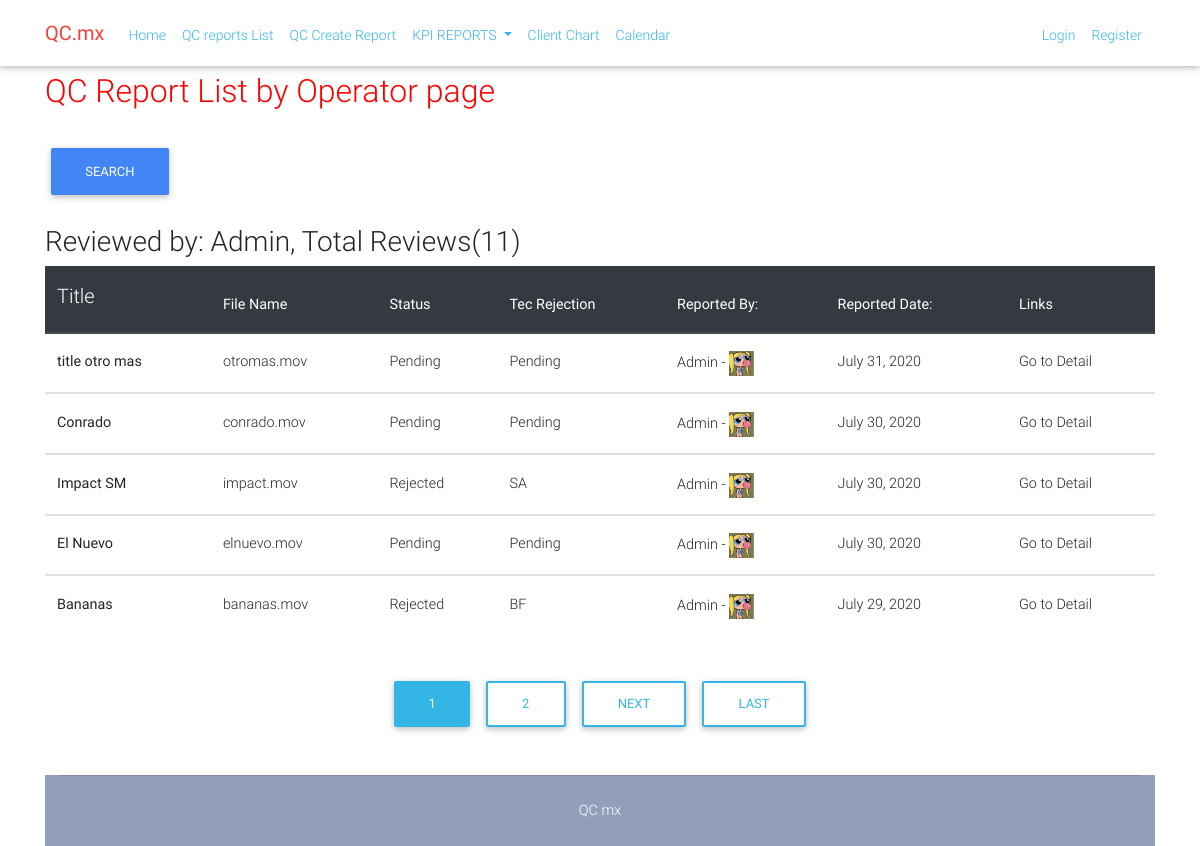
Page /user_qc_list/Admin/ on the committed database.
### qcrep/models.py (models this page shows, shortened)
class Qcreport(models.Model):
    Result = (
        ('Approved', 'Approved'),
        ('Rejected', 'Rejected'),
        ('Pending', 'Pending'),
    )
    Fps = (
        ('Pending', 'Pending'),
        ('23.98P', '23.98 Progressive'),
        ('23.98I', '23.98 Interlaced'),
        ('29.97P', '29.97 Progressive'),
        ('29.97I', '29.97 Interlaced'),
        ('25P', '25 Progressive'),
        ('25I', '25 Interlaced'),
        ('24P', '24 Progressive'),
        ('59.94I', '59.94I'),
    )
    Reject = (
        ('Pending', 'Pending'),
        ('MB', 'Macroblocks'),
        ('IF', 'Inverted Fields'),
        ('BF', 'Blended Fields'),
        ('BM', 'Broken Media'),
        ('VBI', 'VBI Line'),
        ('Sync', 'Out of sync'),
        ('RG', 'Red or Green Frames'),
        ('FF', 'Frezzed Frames'),
        ('RF', 'Repeated Frames'),
        ('AF', 'Artifacts'),
        ('SA', 'Saturated Audio'),
        ('WAM', 'Audio does not belong to media'),
        ('AN', 'Audio Noise'),
        ('Drop', 'Audio/Video Drop Out'),
        ('BR', 'Low Bit Rate'),
        ('VS', 'Video out or range or Standards'),
        ('None', 'None'),
    )
    MissElements = (
        ('MovieTitle', 'Movie Title'),
        ('Initial Credits', 'Initial Credits'),
        ('Final Roller', 'Final Roller'),
        ('Ep Num', 'Episode Number'),
        ('None', 'None'),
        ('Pending', 'Pending'),
    )
    title = models.CharField(max_length=100)
    client = models.CharField(max_length=100)
    filename = models.CharField(max_length=100)
    status = models.CharField(max_length=100, default='Pending', choices = Result)
    aspect = models.CharField(max_length=100, default='Pending')
    codec = models.CharField(max_length=100, default='Pending')
    bit = models.CharField(max_length=100, default='Pending')
    resolution = models.CharField(max_length=100, default='Pending')
    date_posted = models.DateTimeField(default=timezone.now)
    qc_duedate = models.DateTimeField(default=timezone.now, blank=True)
    conmments = models.TextField(default='Pending')
    author = models.ForeignKey(User, default='None', on_delete=models.CASCADE)
    image = models.ImageField(default='image_penging.png', upload_to='qcreports_pics')
    framesPerSecond = models.CharField(max_length=100, default='Pending', choices = Fps)
    tecreject = models.CharField(max_length=100, default='Pending', choices = Reject)
    missing_elements = models.CharField(max_length=100, default='Pending', choices = MissElements)

### users/models.py (models this page shows, shortened)
class Profile(models.Model):
    user = models.OneToOneField(User, on_delete=models.CASCADE)
    image = models.ImageField(default='default.png', upload_to='profile_pics')

### qcrep/views.py (the view)
# urls.py: path('user_qc_list/<str:username>/', UserQcListView.as_view(), name='user-user_qc_list'),
class UserQcListView(ListView):
    model = Qcreport
    template_name = 'qcrep/user_qc_list.html'
    context_object_name = 'qcreports'
    paginate_by = 5
    def get_queryset(self):
        user = get_object_or_404(User, username=self.kwargs.get('username'))
        return Qcreport.objects.filter(author=user).order_by('-date_posted')

### qcrep/templates/qcrep/user_qc_list.html (shortened to what this page needs)
{% extends "qcrep/base.html" %}
{% load bootstrap %}
{% block content %}
<br><br><br>
<div class="container">
    <h2 style="color: red">QC Report List by Operator page</h2><br>
    <form method="GET">
            <button class="btn btn-primary" type="submit">Search</button>
        </form><br>
   <h3 class=""mb-3">Reviewed by: {{ view.kwargs.username }},  Total Reviews({{ page_obj.paginator.count }})</h3>
    <table class="table">
        <thead class="thead-dark">
            <tr>
                <th scope="col"><h5>Title</h5></th>
                <th scope="col">File Name</th>
                <th scope="col">Status</th>
                <th scope="col">Tec Rejection</th>
                <th scope="col">Reported By:</th>
                <th scope="col">Reported Date:</th>
                <th scope="col">Links </th>
            </tr>
        </thead>
        {% for qcreport in qcreports %}
        <tbody>
            <tr>
                <th scope="row"><a href="/qcreport/{{qcreport.id }}">{{ qcreport.title }}</a></th>
                <td>{{ qcreport.filename }}</td>
                <td>{{ qcreport.status }}</td>
                <td>{{ qcreport.tecreject }}</td>
                <td>{{ qcreport.author }} - <img class="circle" width="25px" height="25px" src="/static/{{ qcreport.author.profile.image.url }}"></td>
                <td>{{ qcreport.date_posted|date:"F d, Y" }}</td>
                <td><a href="/qcreport/{{qcreport.id }}">Go to Detail</a></td>
            </tr>
        </tbody>
        {% endfor %}
    </table>
<br>
<center>
{% if is_paginated %}
        {% for num in page_obj.paginator.page_range %}
            {% if page_obj.number == num %}
            <a class="btn btn-info mb-4" href="?page={{ num }}">{{ num }}</a>
            {% elif num > page_obj.number|add:'-2' and num < page_obj.number|add:'2' %}
            <a class="btn btn-outline-info mb-4" href="?page={{ num }}">{{ num }}</a>
            {% endif %}
        {% endfor %}
    {% if page_obj.has_next %}
        <a class="btn btn-outline-info mb-4" href="?page={{ page_obj.next_page_number }}">Next</a>
        <a class="btn btn-outline-info mb-4" href="?page={{ page_obj.paginator.num_pages }}">Last</a>
    {% endif %}
{% endif %}
</center>
{% endblock content %}

### static/styles.css (style rules this page uses)
a { color: #33b5e5; }

### rows in the picture
Qcreport: title "title otro mas", filename "otromas.mov", status "Pending", tecreject "Pending", author "Admin", author.profile.image (picture), date_posted "July 31, 2020"
Qcreport: title "Conrado", filename "conrado.mov", status "Pending", tecreject "Pending", author "Admin", author.profile.image (picture), date_posted "July 30, 2020"
Qcreport: title "Impact SM", filename "impact.mov", status "Rejected", tecreject "SA", author "Admin", author.profile.image (picture), date_posted "July 30, 2020"
Qcreport: title "El Nuevo", filename "elnuevo.mov", status "Pending", tecreject "Pending", author "Admin", author.profile.image (picture), date_posted "July 30, 2020"
Qcreport: title "Bananas", filename "bananas.mov", status "Rejected", tecreject "BF", author "Admin", author.profile.image (picture), date_posted "July 29, 2020"

### other values in the picture
{{ view.kwargs.username }} "Admin"
{{ page_obj.paginator.count }} "11"
{{ num }} "1"
{{ num }} "2"
